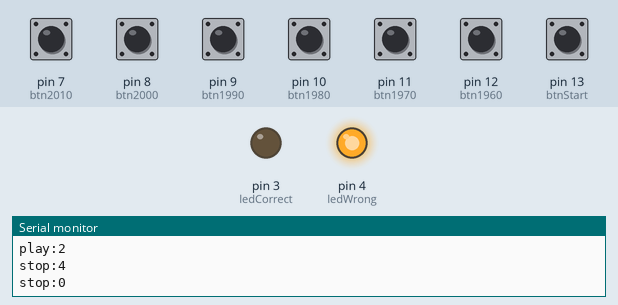
The sketch below on a simulated Arduino Uno, built with avr-gcc and run on an emulated ATmega328P. On the bench: output pins drawn as LEDs (lit = HIGH), the last lines printed to the serial monitor. The test bench sets the inputs (shaded band); at power-on: pin 7 (btn2010), pin 8 (btn2000), pin 9 (btn1990), pin 10 (btn1980), pin 11 (btn1970), pin 12 (btn1960), pin 13 (btnStart) HIGH. Random numbers use the default seed unless the sketch sets one.

Above: at 1.2 s.
1.3 s: pin 7 (btn2010) pulled LOW for 1 s
At 2.4 s:
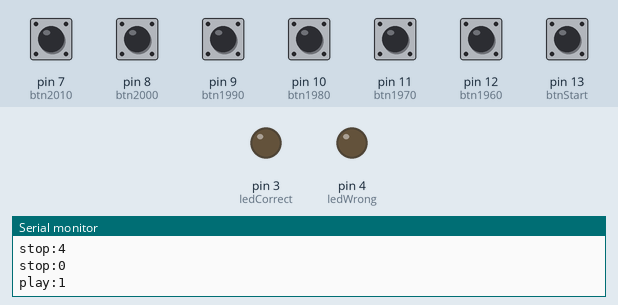
4.5 s: pin 8 (btn2000) pulled LOW for 1 s
At 11.4 s:
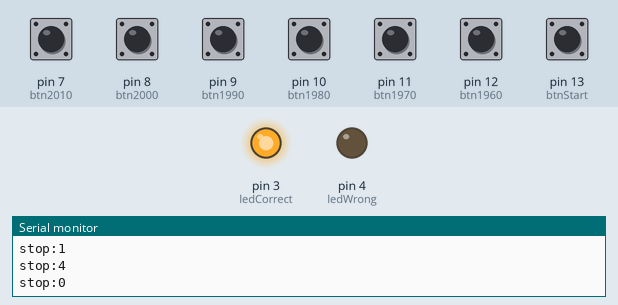
Timing chart, 0 to 13.0 s (numbered marks = the images above; inputs shaded):
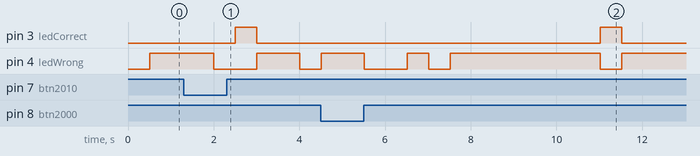

The sketch:

designuppgift2a.ino
```cpp
// Button state.
int startTime = 0;
byte canPress = 1;

// 1 - if currently playing a song, else 0.
byte playingSong = 0;

// Currently active year.
byte activeYear = -1;

// Play commands send over to processing.
const char *playCommands[] = {
  "play:0", // 1960
  "play:1", // 1970
  "play:2", // 1980
  "play:3", // 1990
  "play:4", // 2000
  "play:5"  // 2010
};

// Button pins.
const byte btnStart = 13;
const byte btn1960 = 12;
const byte btn1970 = 11;
const byte btn1980 = 10;
const byte btn1990 = 9;
const byte btn2000 = 8;
const byte btn2010 = 7;

// LED pins.
const byte ledCorrect = 3;
const byte ledWrong = 4;

void setup() {
  // Seed the random generator.
  randomSeed(analogRead(0));

  // Set pin mode.
  pinMode(btnStart, INPUT_PULLUP);
  pinMode(btn1960, INPUT_PULLUP);
  pinMode(btn1970, INPUT_PULLUP);
  pinMode(btn1980, INPUT_PULLUP);
  pinMode(btn1990, INPUT_PULLUP);
  pinMode(btn2000, INPUT_PULLUP);
  pinMode(btn2010, INPUT_PULLUP);
  pinMode(ledCorrect, OUTPUT);
  pinMode(ledWrong, OUTPUT);

  // Start serial.
  Serial.begin(57600);

  // Reset game.
  Reset();
}

void WrongAnswear()
{
  // Light the red LED.
  digitalWrite(ledWrong, HIGH);
  digitalWrite(ledCorrect, LOW);
}

void CorrectAnswear()
{
  // Light the green LED.
  digitalWrite(ledWrong, LOW);
  digitalWrite(ledCorrect, HIGH);
}

void Reset()
{
  // Turn off both LEDs.
  digitalWrite(ledWrong, LOW);
  digitalWrite(ledCorrect, LOW);
}

// Check if a button is pressed.
byte PressedButton(byte button)
{
  // Can't press button until 500ms have passed.
  int diff = millis() - startTime;
  if(diff > 500)
  {
    // 500ms have passed so allow press again.
    canPress = 1;
  }

  // Check if we can press button.
  if((digitalRead(button) == HIGH) && (canPress == 1))
  {
    // Button pressed so reset timer.
    startTime = millis();
    canPress = 0;

    // Can press button.
    return 1;
  }

  // Can't press yet.
  return 0;
}

// Main loop.
void loop() {
  // Check if we should play a new song.
  if(PressedButton(btnStart))
  {
    // Play/stop song.
    playingSong = !playingSong;
    if(playingSong)
    {
      // Send random year to play.
      activeYear = random(6);
      Serial.println(playCommands[activeYear]);

      // Reset game.
      Reset();
    }
  }

  // Check if 1960 button is pressed.
  if(PressedButton(btn1960))
  {
    if(activeYear == 0)
    {
      CorrectAnswear();
    }
    else
    {
      WrongAnswear();
    }

    // Send stop command.
    Serial.println("stop:0");
  }

  // Check if 1970 button is pressed.
  if(PressedButton(btn1970))
  {
    if(activeYear == 1)
    {
      CorrectAnswear();
    }
    else
    {
      WrongAnswear();
    }

    // Send stop command.
    Serial.println("stop:1");
  }

  // Check if 1980 button is pressed.
  if(PressedButton(btn1980))
  {
    if(activeYear == 2)
    {
      CorrectAnswear();
    }
    else
    {
      WrongAnswear();
    }

    // Send stop command.
    Serial.println("stop:2");
  }

  // Check if 1990 button is pressed.
  if(PressedButton(btn1990))
  {
    if(activeYear == 3)
    {
      CorrectAnswear();
    }
    else
    {
      WrongAnswear();
    }

    // Send stop command.
    Serial.println("stop:3");
  }

  // Check if 2000 button is pressed.
  if(PressedButton(btn2000))
  {
    if(activeYear == 4)
    {
      CorrectAnswear();
    }
    else
    {
      WrongAnswear();
    }

    // Send stop command.
    Serial.println("stop:4");
  }

  // Check if 2010 button is pressed.
  if(PressedButton(btn2010))
  {
    if(activeYear == 5)
    {
      CorrectAnswear();
    }
    else
    {
      WrongAnswear();
    }

    // Send stop command.
    Serial.println("stop:5");
  }
}
```
